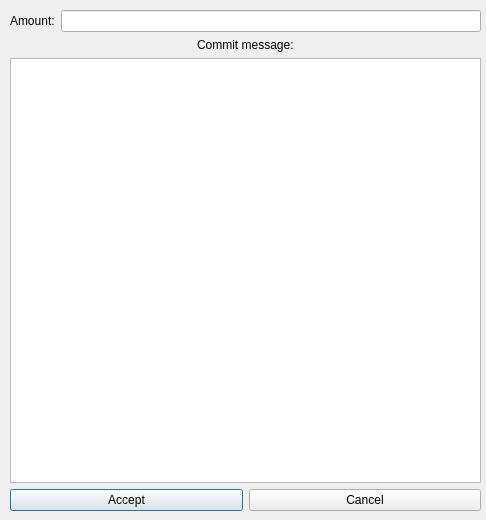
<?xml version="1.0" encoding="UTF-8"?>
<ui version="4.0">
 <class>CommitWindow</class>
 <widget class="QDialog" name="CommitWindow">
  <property name="geometry">
   <rect>
    <x>0</x>
    <y>0</y>
    <width>486</width>
    <height>520</height>
   </rect>
  </property>
  <property name="windowTitle">
   <string>Dialog</string>
  </property>
  <widget class="QWidget" name="verticalLayoutWidget">
   <property name="geometry">
    <rect>
     <x>10</x>
     <y>10</y>
     <width>471</width>
     <height>501</height>
    </rect>
   </property>
   <layout class="QVBoxLayout" name="verticalLayout">
    <item>
     <layout class="QHBoxLayout" name="horizontalLayout">
      <item>
       <widget class="QLabel" name="label_2">
        <property name="text">
         <string>Amount:</string>
        </property>
       </widget>
      </item>
      <item>
       <widget class="QLineEdit" name="LEDIT_AMOUNT"/>
      </item>
     </layout>
    </item>
    <item alignment="Qt::AlignmentFlag::AlignHCenter">
     <widget class="QLabel" name="label">
      <property name="text">
       <string>Commit message:</string>
      </property>
     </widget>
    </item>
    <item>
     <widget class="QTextEdit" name="TEDIT_MESSAGE"/>
    </item>
    <item>
     <layout class="QHBoxLayout" name="horizontalLayout_2">
      <item>
       <widget class="QPushButton" name="PBTN_ACCEPT">
        <property name="text">
         <string>Accept</string>
        </property>
       </widget>
      </item>
      <item>
       <widget class="QPushButton" name="PBTN_CANCEL">
        <property name="text">
         <string>Cancel</string>
        </property>
       </widget>
      </item>
     </layout>
    </item>
   </layout>
  </widget>
 </widget>
 <resources/>
 <connections/>
</ui>
